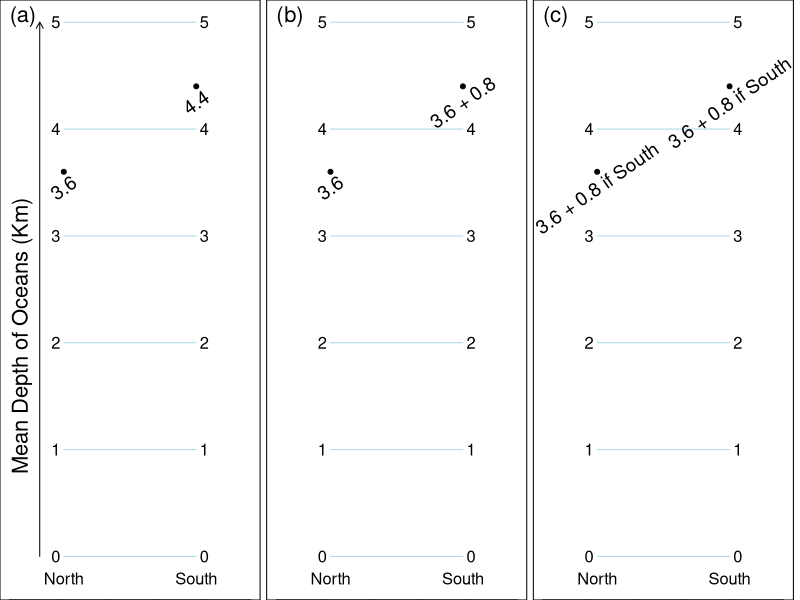
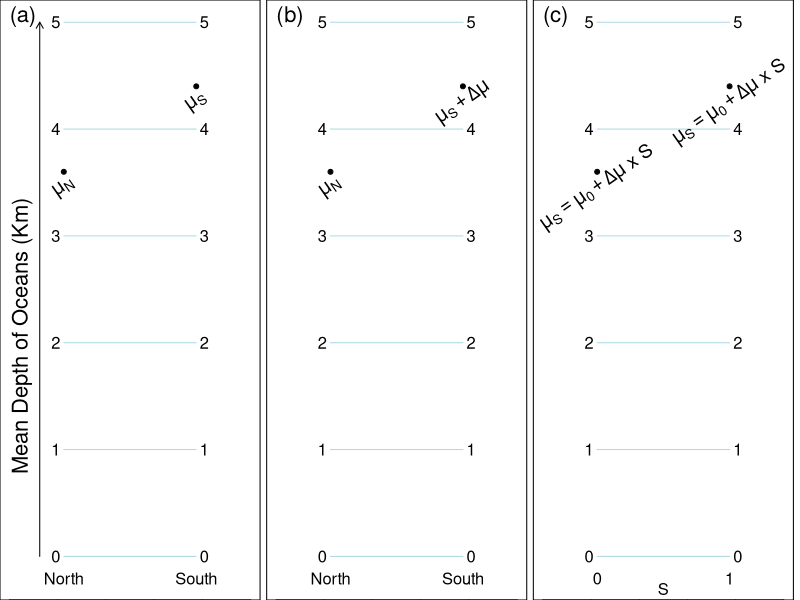

The R script that drew these images, in order: (Note: this script raises an error after producing the figures.)
## ---- chunk 1


plot3 = function(row){
     par(mfrow=c(1,3),mar = c(0,0,0,0.5) )
     TOP="Mean Ocean\ndepth (Km)"
     x=c(0.225,0.775)
     mu = c(3.6,4.4)
     
     LABEL=c("North", "South")
     delta.mu = mu[2]-mu[1]
     
     PARA = t(matrix( c( toString(mu[1]),
                            toString(mu[2]),
                  toString(mu[1]), 
                  paste( toString(mu[1]), " + ",
                         toString(delta.mu),sep=""),
        rep(paste(toString(mu[1]),
                  " + ",toString(delta.mu),
                  " if South",sep=""),2)
                  ),2,3) ) 
        
     SRT=35 
     
     dy= 1
     for(co in 1:3){
         plot(x,mu,yaxt="n",xlim=c(0,1),
              ylim=c(-0.2,ceiling(mu[2])))
         text(0, ceiling(mu[2]),
	          c("(a)","(b)","(c)")[co],
	          adj=c(0,0), cex=2)
       
	       if(co==1){
       arrows(x[1]-0.1,0,
              x[1]-0.1,ceiling(mu[2]),
              length=0.07,angle=30)
	     text(x[1]-0.15, mean(mu),
	          "Mean Depth of Oceans (Km)",
	          adj=c(1.25,0), srt=90, cex=2.0)
     }
	     for( y in seq(0,ceiling(mu[2]),dy)){
	     	segments(x[1], y, x[2],y, col="lightblue")
	     	text(x[1]-0.015, y,toString(y),
	     	     adj=c(1,0.5),cex=1.5)
	     	text(x[2]+0.015, y,toString(y), 
	     	     adj=c(0,0.5), cex=1.5)
	     	
	     } 
	     text(0.5,1.05*ceiling(mu[2]),TOP,adj=c(0.5,0),cex=1.2,font=2) 
	     points(x,mu,pch=19,cex=0.75)
	     for(j in 1:2){
	       txt = PARA[co,j]
	       if(row==2 & co == 1 & j==1) txt = 
	           expression(mu[N])
	       if(row==2 & co == 1 & j==2) txt = 
	           expression(mu[S])
	       
	       if(row==2 & co == 2 & j==1) txt = 
	           expression(mu[N])
	       if(row==2 & co == 2 & j==2) txt = 
	           expression(mu[S] + Delta * mu)
	       
	       if(row==2 & co == 3 ) txt = 
	          expression(mu[S] == paste(mu[0] + Delta * mu ,
	                                 " ",textstyle(x)," S"))
	       
	     	text(x[j]  - 0.00*(j==1) + 0.00*(j==2), 
	     	     mu[j] - 0.15,
	     	     txt, 
	                        adj=c(0.5, 0.5),
	                        cex=1.75,srt=SRT)
	     	  LAB = LABEL[j]
	     	  if(row==2 & co == 3 ) LAB=c("0","1")[j]
	        text(x[j],-0.15,LAB, adj=c(0.5,1),
	             cex=1.5)
	        if(row==2 & co == 3 & j==1 ) text( 
	              mean(x),-0.25,"S", adj=c(0.5,1),cex=1.5)
	     	
	     } 
	  }
}


plot3(1)

## ---- chunk 2

plot3(2)

## ---- chunk 3


knitr::include_graphics("images/Grid.png")


